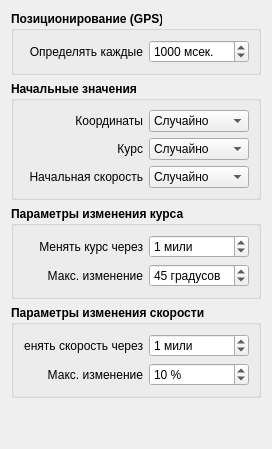
     <widget class="QWidget" name="tabMotionParams">
      <attribute name="title">
       <string>Параметры движения судна</string>
      </attribute>
      <layout class="QVBoxLayout" name="verticalLayout_4">
       <item>
        <widget class="QGroupBox" name="groupBox_8">
         <property name="font">
          <font>
           <weight>75</weight>
           <bold>true</bold>
          </font>
         </property>
         <property name="title">
          <string>Позиционирование (GPS)</string>
         </property>
         <layout class="QVBoxLayout" name="verticalLayout_8">
          <item>
           <layout class="QHBoxLayout" name="horizontalLayout_7">
            <item>
             <widget class="QLabel" name="label_5">
              <property name="minimumSize">
               <size>
                <width>120</width>
                <height>0</height>
               </size>
              </property>
              <property name="maximumSize">
               <size>
                <width>120</width>
                <height>16777215</height>
               </size>
              </property>
              <property name="font">
               <font>
                <weight>50</weight>
                <bold>false</bold>
               </font>
              </property>
              <property name="text">
               <string>Определять каждые</string>
              </property>
              <property name="alignment">
               <set>Qt::AlignRight|Qt::AlignTrailing|Qt::AlignVCenter</set>
              </property>
             </widget>
            </item>
            <item>
             <widget class="QSpinBox" name="spinGPSTimeout">
              <property name="font">
               <font>
                <weight>50</weight>
                <bold>false</bold>
               </font>
              </property>
              <property name="suffix">
               <string> мсек.</string>
              </property>
              <property name="maximum">
               <number>10000</number>
              </property>
              <property name="value">
               <number>1000</number>
              </property>
             </widget>
            </item>
           </layout>
          </item>
         </layout>
        </widget>
       </item>
       <item>
        <widget class="QGroupBox" name="groupBox_3">
         <property name="font">
          <font>
           <weight>75</weight>
           <bold>true</bold>
          </font>
         </property>
         <property name="title">
          <string>Начальные значения</string>
         </property>
         <layout class="QVBoxLayout" name="verticalLayout_3">
          <item>
           <layout class="QHBoxLayout" name="horizontalLayout_13">
            <item>
             <widget class="QLabel" name="label_12">
              <property name="minimumSize">
               <size>
                <width>120</width>
                <height>0</height>
               </size>
              </property>
              <property name="maximumSize">
               <size>
                <width>60</width>
                <height>16777215</height>
               </size>
              </property>
              <property name="font">
               <font>
                <weight>50</weight>
                <bold>false</bold>
               </font>
              </property>
              <property name="text">
               <string>Координаты</string>
              </property>
              <property name="alignment">
               <set>Qt::AlignRight|Qt::AlignTrailing|Qt::AlignVCenter</set>
              </property>
             </widget>
            </item>
            <item>
             <widget class="QComboBox" name="cbInitCoordinates">
              <property name="font">
               <font>
                <weight>50</weight>
                <bold>false</bold>
               </font>
              </property>
              <property name="currentIndex">
               <number>0</number>
              </property>
              <property name="sizeAdjustPolicy">
               <enum>QComboBox::AdjustToMinimumContentsLength</enum>
              </property>
              <item>
               <property name="text">
                <string>Случайно</string>
               </property>
              </item>
              <item>
               <property name="text">
                <string>Брать последние</string>
               </property>
              </item>
             </widget>
            </item>
           </layout>
          </item>
          <item>
           <layout class="QHBoxLayout" name="horizontalLayout_12">
            <item>
             <widget class="QLabel" name="label_11">
              <property name="minimumSize">
               <size>
                <width>120</width>
                <height>0</height>
               </size>
              </property>
              <property name="maximumSize">
               <size>
                <width>60</width>
                <height>16777215</height>
               </size>
              </property>
              <property name="font">
               <font>
                <weight>50</weight>
                <bold>false</bold>
               </font>
              </property>
              <property name="text">
               <string>Курс</string>
              </property>
              <property name="alignment">
               <set>Qt::AlignRight|Qt::AlignTrailing|Qt::AlignVCenter</set>
              </property>
             </widget>
            </item>
            <item>
             <widget class="QComboBox" name="cbInitCourse">
              <property name="font">
               <font>
                <weight>50</weight>
                <bold>false</bold>
               </font>
              </property>
              <property name="currentIndex">
               <number>0</number>
              </property>
              <property name="sizeAdjustPolicy">
               <enum>QComboBox::AdjustToMinimumContentsLength</enum>
              </property>
              <item>
               <property name="text">
                <string>Случайно</string>
               </property>
              </item>
              <item>
               <property name="text">
                <string>Брать последнее</string>
               </property>
              </item>
             </widget>
            </item>
           </layout>
          </item>
          <item>
           <layout class="QHBoxLayout" name="horizontalLayout_11">
            <item>
             <widget class="QLabel" name="label_9">
              <property name="minimumSize">
               <size>
                <width>120</width>
                <height>0</height>
               </size>
              </property>
              <property name="maximumSize">
               <size>
                <width>60</width>
                <height>16777215</height>
               </size>
              </property>
              <property name="font">
               <font>
                <weight>50</weight>
                <bold>false</bold>
               </font>
              </property>
              <property name="text">
               <string>Начальная скорость</string>
              </property>
              <property name="alignment">
               <set>Qt::AlignRight|Qt::AlignTrailing|Qt::AlignVCenter</set>
              </property>
             </widget>
            </item>
            <item>
             <widget class="QComboBox" name="cbInitSpeed">
              <property name="font">
               <font>
                <weight>50</weight>
                <bold>false</bold>
               </font>
              </property>
              <property name="currentIndex">
               <number>0</number>
              </property>
              <property name="sizeAdjustPolicy">
               <enum>QComboBox::AdjustToMinimumContentsLength</enum>
              </property>
              <item>
               <property name="text">
                <string>Случайно</string>
               </property>
              </item>
              <item>
               <property name="text">
                <string>Брать последние</string>
               </property>
              </item>
             </widget>
            </item>
           </layout>
          </item>
         </layout>
        </widget>
       </item>
       <item>
        <widget class="QGroupBox" name="groupBox_2">
         <property name="font">
          <font>
           <weight>75</weight>
           <bold>true</bold>
          </font>
         </property>
         <property name="title">
          <string>Параметры изменения курса</string>
         </property>
         <layout class="QVBoxLayout" name="verticalLayout_5">
          <item>
           <layout class="QHBoxLayout" name="horizontalLayout_8">
            <item>
             <widget class="QLabel" name="label_6">
              <property name="minimumSize">
               <size>
                <width>120</width>
                <height>0</height>
               </size>
              </property>
              <property name="maximumSize">
               <size>
                <width>60</width>
                <height>16777215</height>
               </size>
              </property>
              <property name="font">
               <font>
                <weight>50</weight>
                <bold>false</bold>
               </font>
              </property>
              <property name="text">
               <string>Менять курс через</string>
              </property>
              <property name="alignment">
               <set>Qt::AlignRight|Qt::AlignTrailing|Qt::AlignVCenter</set>
              </property>
             </widget>
            </item>
            <item>
             <widget class="QSpinBox" name="spinCourseChangeSegment">
              <property name="font">
               <font>
                <weight>50</weight>
                <bold>false</bold>
               </font>
              </property>
              <property name="suffix">
               <string> мили</string>
              </property>
              <property name="maximum">
               <number>100000</number>
              </property>
              <property name="value">
               <number>1</number>
              </property>
             </widget>
            </item>
           </layout>
          </item>
          <item>
           <layout class="QHBoxLayout" name="horizontalLayout_9">
            <item>
             <widget class="QLabel" name="label_2">
              <property name="minimumSize">
               <size>
                <width>120</width>
                <height>0</height>
               </size>
              </property>
              <property name="maximumSize">
               <size>
                <width>60</width>
                <height>16777215</height>
               </size>
              </property>
              <property name="font">
               <font>
                <weight>50</weight>
                <bold>false</bold>
               </font>
              </property>
              <property name="text">
               <string>Макс. изменение</string>
              </property>
              <property name="alignment">
               <set>Qt::AlignRight|Qt::AlignTrailing|Qt::AlignVCenter</set>
              </property>
             </widget>
            </item>
            <item>
             <widget class="QSpinBox" name="spinCourseChangeRatio">
              <property name="font">
               <font>
                <weight>50</weight>
                <bold>false</bold>
               </font>
              </property>
              <property name="suffix">
               <string> градусов</string>
              </property>
              <property name="maximum">
               <number>359</number>
              </property>
              <property name="value">
               <number>45</number>
              </property>
             </widget>
            </item>
           </layout>
          </item>
         </layout>
        </widget>
       </item>
       <item>
        <widget class="QGroupBox" name="groupBox_6">
         <property name="font">
          <font>
           <weight>75</weight>
           <bold>true</bold>
          </font>
         </property>
         <property name="title">
          <string>Параметры изменения скорости</string>
         </property>
         <layout class="QVBoxLayout" name="verticalLayout_6">
          <item>
           <layout class="QHBoxLayout" name="horizontalLayout_10">
            <item>
             <widget class="QLabel" name="label_8">
              <property name="minimumSize">
               <size>
                <width>120</width>
                <height>0</height>
               </size>
              </property>
              <property name="maximumSize">
               <size>
                <width>60</width>
                <height>16777215</height>
               </size>
              </property>
              <property name="font">
               <font>
                <weight>50</weight>
                <bold>false</bold>
               </font>
              </property>
              <property name="text">
               <string>Менять скорость через</string>
              </property>
              <property name="alignment">
               <set>Qt::AlignRight|Qt::AlignTrailing|Qt::AlignVCenter</set>
              </property>
             </widget>
            </item>
            <item>
             <widget class="QSpinBox" name="spinSpeedChangeSegment">
              <property name="font">
               <font>
                <weight>50</weight>
                <bold>false</bold>
               </font>
              </property>
              <property name="suffix">
               <string> мили</string>
              </property>
              <property name="maximum">
               <number>100000</number>
              </property>
              <property name="value">
               <number>1</number>
              </property>
             </widget>
            </item>
           </layout>
          </item>
          <item>
           <layout class="QHBoxLayout" name="horizontalLayout_14">
            <item>
             <widget class="QLabel" name="label_3">
              <property name="minimumSize">
               <size>
                <width>120</width>
                <height>0</height>
               </size>
              </property>
              <property name="maximumSize">
               <size>
                <width>60</width>
                <height>16777215</height>
               </size>
              </property>
              <property name="font">
               <font>
                <weight>50</weight>
                <bold>false</bold>
               </font>
              </property>
              <property name="text">
               <string>Макс. изменение</string>
              </property>
              <property name="alignment">
               <set>Qt::AlignRight|Qt::AlignTrailing|Qt::AlignVCenter</set>
              </property>
             </widget>
            </item>
            <item>
             <widget class="QSpinBox" name="spinSpeedChangeRatio">
              <property name="font">
               <font>
                <weight>50</weight>
                <bold>false</bold>
               </font>
              </property>
              <property name="suffix">
               <string> %</string>
              </property>
              <property name="maximum">
               <number>359</number>
              </property>
              <property name="value">
               <number>10</number>
              </property>
             </widget>
            </item>
           </layout>
          </item>
         </layout>
        </widget>
       </item>
       <item>
        <spacer name="verticalSpacer">
         <property name="orientation">
          <enum>Qt::Vertical</enum>
         </property>
         <property name="sizeHint" stdset="0">
          <size>
           <width>20</width>
           <height>40</height>
          </size>
         </property>
        </spacer>
       </item>
      </layout>
     </widget>
